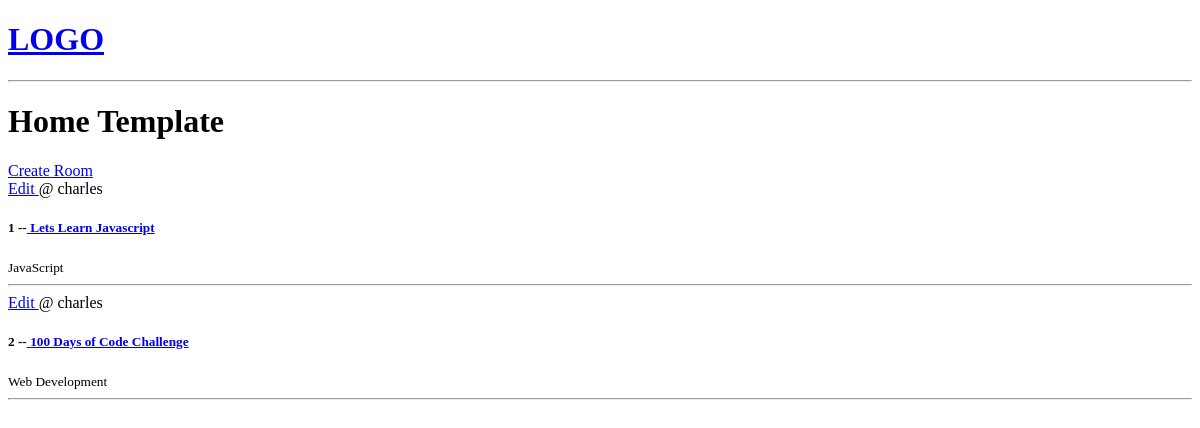
The app's page /, older data.
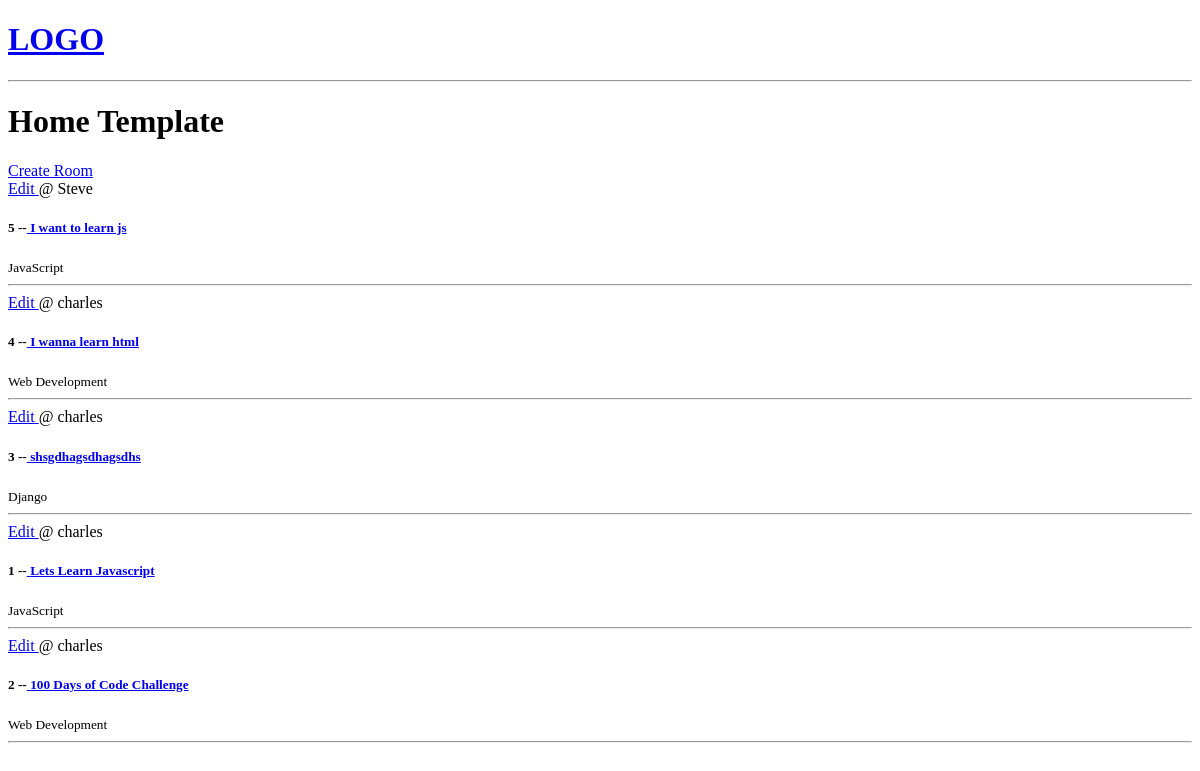
The same page, newer data.
### base/models.py (models this page shows, shortened)
class Room(models.Model):
    host = models.ForeignKey(User, on_delete=models.SET_NULL, null=True)
    topic = models.ForeignKey(Topic, on_delete=models.SET_NULL, null=True)
    name = models.CharField(max_length=200)
    description = models.TextField(null=True, blank=True)
    updated = models.DateTimeField(auto_now=True)
    created = models.DateTimeField(auto_now_add=True)
    class Meta:
        ordering = ['-updated', 'created']

class Topic(models.Model):
    name = models.CharField(max_length=200)

### base/views.py (the view)
# urls.py: path('', views.home, name="home"),
def home(request):
    rooms = Room.objects.all()
    context = {'rooms': rooms}
    return render(request, 'base/home.html', context)

### base/templates/base/home.html
{% extends 'main.html' %}
{% block content %}
<h1>Home Template</h1>
<div>
    <a href="{% url 'create-room' %}">Create Room </a>
    <div>
        {% for room in rooms %}
        <div>
            <a href=" {% url 'update-room' room.id %}"> Edit </a>
            <span>@ {{room.host.username}} </span>
            <h5> {{room.id}} --<a href="{% url 'room' room.id %}"> {{room.name}} <a></h5>
            <small> {{room.topic.name}} </small>
            <hr>
        </div>
        {% endfor %}
    </div>
</div>
{% endblock content %}

### templates/main.html (shortened to what this page needs)
<!DOCTYPE html>
<html>
<head>
</head>
<body>
    {% include 'navbar.html' %}
    {% block content %}
    {% endblock %}
</body>
</html>

### templates/navbar.html
<a href="/">
    <h1>LOGO</h1>
</a>
<hr>

Row changes from the older to the newer data that the page shows:
added Room: host.username "Steve", id "5", name "I want to learn js", topic.name "JavaScript"
added Room: host.username "charles", id "4", name "I wanna learn html", topic.name "Web Development"
added Room: host.username "charles", id "3", name "shsgdhagsdhagsdhs", topic.name "Django"
